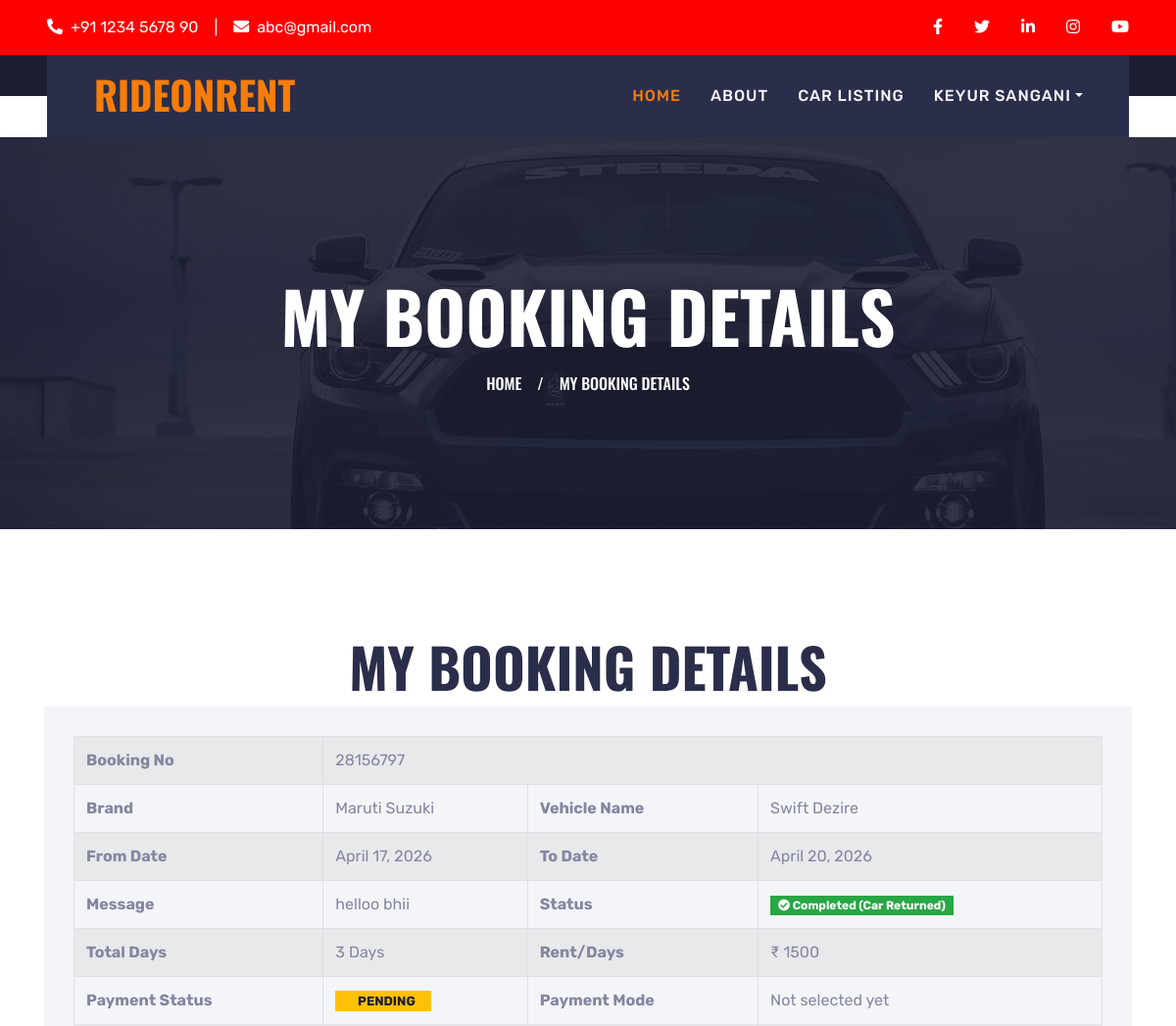
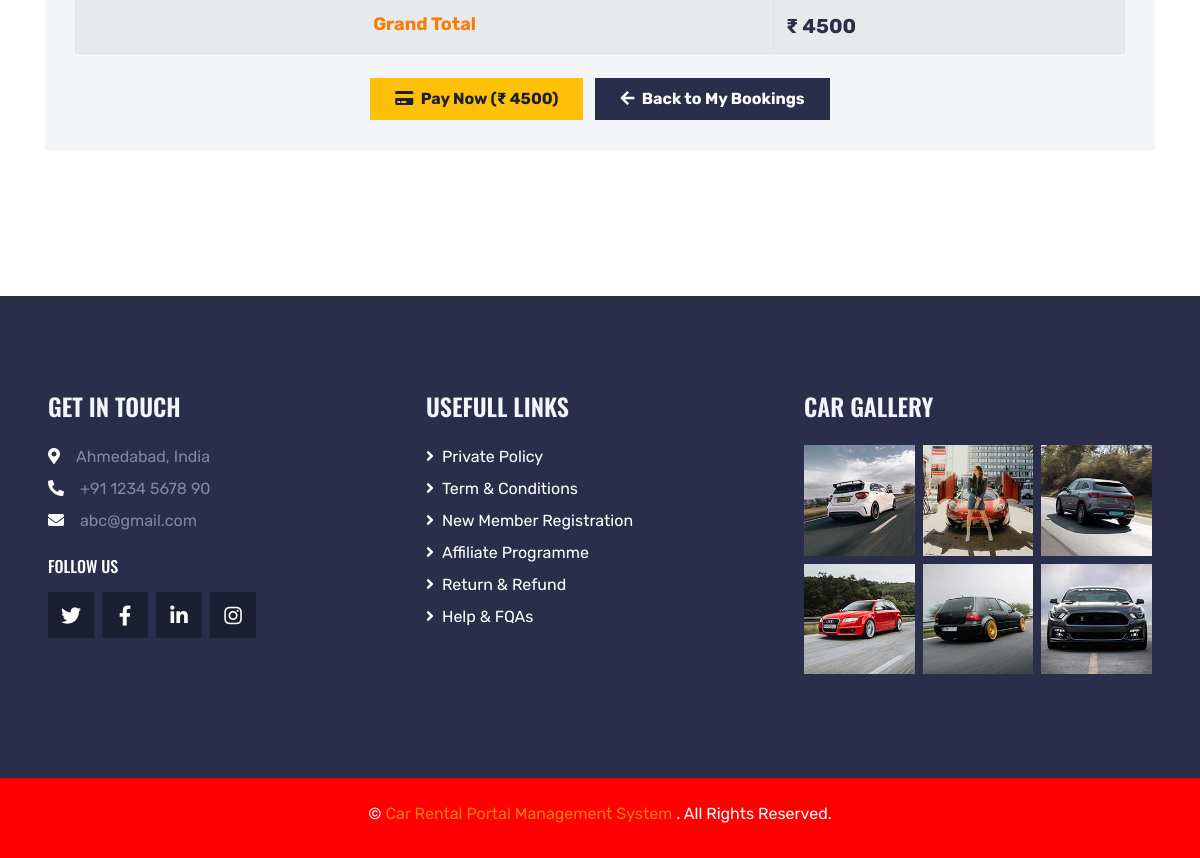
/mybookingDtls/8 (signed in), run on the app's committed database (2 pictures, top to bottom).
### carRental/models.py (models this page shows, shortened)
class Booking(models.Model):
    user = models.ForeignKey(UserDetails, on_delete=models.CASCADE, null=True)
    BookingNumber = models.CharField(max_length=150, null=True)
    VehicleId = models.ForeignKey(Vehicles, on_delete=models.CASCADE, null=True)
    FromDate = models.DateField(null=True)
    ToDate = models.DateField(null=True)
    message = models.CharField(max_length=350, null=True)
    Status = models.CharField(max_length=150, null=True)
    TotalAmount = models.CharField(max_length=150, null=True, blank=True)
    PaymentStatus = models.CharField(max_length=100, default="Pending", null=True, blank=True)
    PaymentMode = models.CharField(max_length=100, null=True, blank=True)
    TransactionId = models.CharField(max_length=150, null=True, blank=True)
    PostingDate = models.DateTimeField(auto_now_add=True)
    LastUpdationDate = models.DateField(null=True)

class Vehicles(models.Model):
    VehiclesTitle = models.CharField(max_length=250, null=True)
    VehiclesBrand = models.ForeignKey(Brands, on_delete=models.CASCADE, null=True)
    VehiclesOverview = models.CharField(max_length=350, null=True)
    PricePerDay = models.CharField(max_length=200, null=True)
    FuelType = models.CharField(max_length=150, null=True)
    ModelYear = models.CharField(max_length=150, null=True)
    SeatingCapacity = models.CharField(max_length=150, null=True)
    Vimage1 = models.FileField(null=True,blank=True)
    Vimage2 = models.FileField(null=True,blank=True)
    Vimage3 = models.FileField(null=True,blank=True)
    Vimage4 = models.FileField(null=True,blank=True)
    Vimage5 = models.FileField(null=True,blank=True)
    AirConditioner = models.CharField(max_length=50, null=True)
    PowerDoorLocks = models.CharField(max_length=50, null=True)
    AntiLockBrakingSystem = models.CharField(max_length=50, null=True)
    BrakeAssist = models.CharField(max_length=50, null=True)
    PowerSteering = models.CharField(max_length=50, null=True)
    DriverAirbag = models.CharField(max_length=50, null=True)
    PassengerAirbag = models.CharField(max_length=50, null=True)
    PowerWindows = models.CharField(max_length=50, null=True)
    CDPlayer = models.CharField(max_length=50, null=True)
    CentralLocking = models.CharField(max_length=50, null=True)
    CrashSensor = models.CharField(max_length=50, null=True)
    LeatherSeats = models.CharField(max_length=50, null=True)
    RegDate = models.DateTimeField(auto_now_add=True)
    UpdationDate = models.DateField(null=True)

class Brands(models.Model):
    BrandName = models.CharField(max_length=100, null=True)
    Creationdate = models.DateTimeField(auto_now_add=True)
    UpdationDate = models.DateField(null=True)

### carRental/views.py (the view)
# urls.py: path('mybookingDtls/<int:pid>', mybookingDtls, name='mybookingDtls'),
def mybookingDtls(request, pid):
    if not request.user.is_authenticated:
        return redirect('user_login')
    booking = Booking.objects.get(id=pid)
    fd = booking.FromDate
    td = booking.ToDate
    totaldays = (td - fd).days if (td and fd) else 1
    if totaldays <= 0:
        totaldays = 1
    grandtotal = int(booking.VehicleId.PricePerDay) * int(totaldays)
    return render(request, 'user/mybookingDtls.html', locals())

### carRental/templates/user/mybookingDtls.html (shortened to what this page needs)
{% extends 'userBase.html' %}
{% block main %}
{% load static %}
{% load custom_filters %}
<div class="container-fluid page-header" xmlns="http://www.w3.org/1999/html">
    <h1 class="display-3 text-uppercase text-white mb-3">My Booking Details</h1>
    <div class="d-inline-flex text-white">
        <h6 class="text-uppercase m-0"><a class="text-white" href="{% url 'userindex' %}">Home</a></h6>
        <h6 class="text-body m-0 px-3">/</h6>
        <h6 class="text-uppercase text-body m-0">My Booking Details</h6>
    </div>
</div>
<div class="container-fluid py-2">
    <div class="container pt-2 pb-3">
        <h1 class="display-4 text-uppercase text-center mb-2">My Booking Details</h1>
        <div class="row">
            <div class="col-lg-12 mb-2">
                <div class="contact-form bg-light mb-4" style="padding: 30px;">
                    <table id="example1" class="table table-bordered table-striped">
                        <tr>
                            <th>Booking No</th>
                            <td colspan="3">{{booking.BookingNumber}}</td>
                        </tr>
                        <tr>
                            <th>Brand</th>
                            <td>{{booking.VehicleId.VehiclesBrand.BrandName}}</td>
                            <th>Vehicle Name</th>
                            <td>{{booking.VehicleId.VehiclesTitle}}</td>
                        </tr>
                        <tr>
                            <th>From Date</th>
                            <td>{{booking.FromDate}}</td>
                            <th>To Date</th>
                            <td>{{booking.ToDate}}</td>
                        </tr>
                        <tr>
                            <th>Message</th>
                            <td>{{booking.message}}</td>
                            <th>Status</th>
                            {% if booking.Status == None %}
                                <td><span class="badge badge-secondary px-2 py-1">Pending Approval</span></td>
                            {% elif booking.Status == 'Confirm' %}
                                <td><span class="badge badge-primary px-2 py-1"><i class="fa fa-check"></i> Confirmed</span></td>
                            {% elif booking.Status == 'Completed' %}
                                <td><span class="badge badge-success px-2 py-1" style="background-color: #28a745;"><i class="fa fa-check-circle"></i> Completed (Car Returned)</span></td>
                            {% elif booking.Status == 'Cancel' %}
                                <td><span class="badge badge-danger px-2 py-1"><i class="fa fa-times"></i> Cancelled</span></td>
                            {% else %}
                                <td>{{booking.Status}}</td>
                            {% endif %}
                        </tr>
                        <tr>
                            <th>Total Days</th>
                            <td>{{ totaldays }} Day{% if totaldays > 1 %}s{% endif %}</td>
                            <th>Rent/Days</th>
                            <td>₹ {{booking.VehicleId.PricePerDay}}</td>
                        </tr>
                        <tr>
                            <th>Payment Status</th>
                            <td>
                                {% if booking.PaymentStatus == 'Paid' %}
                                    <span class="badge badge-success px-3 py-1 font-weight-bold" style="font-size: 13px;"><i class="fa fa-check-circle mr-1"></i> PAID</span>
                                {% elif booking.PaymentStatus == 'Pay on Pickup' %}
                                    <span class="badge badge-info px-3 py-1 font-weight-bold" style="font-size: 13px;"><i class="fa fa-handshake-o mr-1"></i> Pay on Pickup</span>
                                {% else %}
                                    <span class="badge badge-warning px-3 py-1 font-weight-bold text-dark" style="font-size: 13px;"> PENDING</span>
                                {% endif %}
                            </td>
                            <th>Payment Mode</th>
                            <td>{{ booking.PaymentMode|default:"Not selected yet" }}</td>
                        </tr>
                        <tr>
                            <th colspan="3" style="text-align:center; color: #f77d0a; font-size: 18px;">Grand Total</th>
                            <td style="font-size: 20px; font-weight: bold; color: #2b2e4a;">₹ {{grandtotal}}</td>
                        </tr>
                    </table>
                    <div class="mt-4 text-center">
                        {% if booking.PaymentStatus == 'Paid' or booking.PaymentStatus == 'Pay on Pickup' %}
                            <a href="{% url 'bookingInvoice' booking.id %}" class="btn btn-primary font-weight-bold px-3 py-2 mr-2">
                                <i class="fa fa-file-text-o mr-1"></i> View Slip
                            </a>
                            <a href="{% url 'downloadInvoicePDF' booking.id %}" class="btn btn-success font-weight-bold px-3 py-2 mr-2">
                                <i class="fa fa-download mr-1"></i> Download Slip (PDF)
                            </a>
                        {% else %}
                            <a href="{% url 'bookingPayment' booking.id %}" class="btn btn-warning font-weight-bold px-4 py-2 mr-2 text-dark">
                                <i class="fa fa-credit-card mr-1"></i> Pay Now (₹ {{ grandtotal }})
                            </a>
                        {% endif %}
                        <a href="{% url 'myBooking' %}" class="btn btn-secondary font-weight-bold px-4 py-2">
                            <i class="fa fa-arrow-left mr-1"></i> Back to My Bookings
                        </a>
                    </div>
                </div>
            </div>
        </div>
    </div>
</div>
{% endblock %}

### carRental/templates/userBase.html (shortened to what this page needs)
{% load static %}
<!DOCTYPE html>
<html lang="en">
<head>
    <link href="https://cdnjs.cloudflare.com/ajax/libs/font-awesome/5.15.0/css/all.min.css" rel="stylesheet">
    <link href="{% static 'lib/owlcarousel/assets/owl.carousel.min.css' %}" rel="stylesheet">
    <link href="{% static 'lib/tempusdominus/css/tempusdominus-bootstrap-4.min.css' %}" rel="stylesheet" />
    <link href="{% static 'css/bootstrap.min.css' %}" rel="stylesheet">
    <link href="{% static 'css/style.css' %}" rel="stylesheet">
</head>
<body>
    <div class="container-fluid bg-dark py-3 px-lg-5 d-none d-lg-block">
        <div class="row">
            <div class="col-md-6 text-center text-lg-left mb-2 mb-lg-0">
                <div class="d-inline-flex align-items-center">
                    <a class="text-body pr-3" href=""><i class="fa fa-phone-alt mr-2"></i>+91 1234 5678 90</a>
                    <span class="text-body">|</span>
                    <a class="text-body px-3" href=""><i class="fa fa-envelope mr-2"></i>abc@gmail.com</a>
                </div>
            </div>
            <div class="col-md-6 text-center text-lg-right">
                <div class="d-inline-flex align-items-center">
                    <a class="text-body px-3" href="">
                        <i class="fab fa-facebook-f"></i>
                    </a>
                    <a class="text-body px-3" href="">
                        <i class="fab fa-twitter"></i>
                    </a>
                    <a class="text-body px-3" href="">
                        <i class="fab fa-linkedin-in"></i>
                    </a>
                    <a class="text-body px-3" href="">
                        <i class="fab fa-instagram"></i>
                    </a>
                    <a class="text-body pl-3" href="">
                        <i class="fab fa-youtube"></i>
                    </a>
                </div>
            </div>
        </div>
    </div>
    <div class="container-fluid position-relative nav-bar p-0">
        <div class="position-relative px-lg-5" style="z-index: 9;">
            <nav class="navbar navbar-expand-lg bg-secondary navbar-dark py-3 py-lg-0 pl-3 pl-lg-5">
                <a href="" class="navbar-brand">
                    <h1 class="text-uppercase text-primary mb-1">RideOnRent</h1>
                </a>
                <div class="collapse navbar-collapse justify-content-between px-3" id="navbarCollapse">
                    <div class="navbar-nav ml-auto py-0">
                        <a href="{% url 'userindex' %}" class="nav-item nav-link active">Home</a>
                        <a href="{% url 'userabout' %}" class="nav-item nav-link">About</a>
                        <a href="{% url 'usercarlist' %}" class="nav-item nav-link">Car Listing</a>
                        <div class="nav-item dropdown">
                            <a href="#" class="nav-link dropdown-toggle" data-toggle="dropdown">{{request.user.first_name}} {{request.user.last_name}}</a>
                        </div>
                    </div>
                </div>
            </nav>
        </div>
    </div>
{% block main %}
{% endblock %}
    <div class="container-fluid bg-secondary py-5 px-sm-3 px-md-5" style="margin-top: 90px;">
        <div class="row pt-5">
            <div class="col-lg-4 col-md-6 mb-5">
                <h4 class="text-uppercase text-light mb-4">Get In Touch</h4>
                <p class="mb-2"><i class="fa fa-map-marker-alt text-white mr-3"></i>Ahmedabad, India</p>
                <p class="mb-2"><i class="fa fa-phone-alt text-white mr-3"></i>+91 1234 5678 90</p>
                <p><i class="fa fa-envelope text-white mr-3"></i>abc@gmail.com</p>
                <h6 class="text-uppercase text-white py-2">Follow Us</h6>
                <div class="d-flex justify-content-start">
                    <a class="btn btn-lg btn-dark btn-lg-square mr-2" href="#"><i class="fab fa-twitter"></i></a>
                    <a class="btn btn-lg btn-dark btn-lg-square mr-2" href="#"><i class="fab fa-facebook-f"></i></a>
                    <a class="btn btn-lg btn-dark btn-lg-square mr-2" href="#"><i class="fab fa-linkedin-in"></i></a>
                    <a class="btn btn-lg btn-dark btn-lg-square" href="#"><i class="fab fa-instagram"></i></a>
                </div>
            </div>
            <div class="col-lg-4 col-md-6 mb-5">
                <h4 class="text-uppercase text-light mb-4">Usefull Links</h4>
                <div class="d-flex flex-column justify-content-start">
                    <a class="text-body mb-2" href="#"><i class="fa fa-angle-right text-white mr-2"></i>Private Policy</a>
                    <a class="text-body mb-2" href="#"><i class="fa fa-angle-right text-white mr-2"></i>Term & Conditions</a>
                    <a class="text-body mb-2" href="#"><i class="fa fa-angle-right text-white mr-2"></i>New Member Registration</a>
                    <a class="text-body mb-2" href="#"><i class="fa fa-angle-right text-white mr-2"></i>Affiliate Programme</a>
                    <a class="text-body mb-2" href="#"><i class="fa fa-angle-right text-white mr-2"></i>Return & Refund</a>
                    <a class="text-body" href="#"><i class="fa fa-angle-right text-white mr-2"></i>Help & FQAs</a>
                </div>
            </div>
            <div class="col-lg-4 col-md-6 mb-5">
                <h4 class="text-uppercase text-light mb-4">Car Gallery</h4>
                <div class="row mx-n1">
                    <div class="col-4 px-1 mb-2">
                        <a href=""><img class="w-100" src="{% static 'img/gallery-1.jpg' %}" alt=""></a>
                    </div>
                    <div class="col-4 px-1 mb-2">
                        <a href=""><img class="w-100" src="{% static 'img/gallery-2.jpg' %}" alt=""></a>
                    </div>
                    <div class="col-4 px-1 mb-2">
                        <a href=""><img class="w-100" src="{% static 'img/gallery-3.jpg' %}" alt=""></a>
                    </div>
                    <div class="col-4 px-1 mb-2">
                        <a href=""><img class="w-100" src="{% static 'img/gallery-4.jpg' %}" alt=""></a>
                    </div>
                    <div class="col-4 px-1 mb-2">
                        <a href=""><img class="w-100" src="{% static 'img/gallery-5.jpg' %}" alt=""></a>
                    </div>
                    <div class="col-4 px-1 mb-2">
                        <a href=""><img class="w-100" src="{% static 'img/gallery-6.jpg' %}" alt=""></a>
                    </div>
                </div>
            </div>
        </div>
    </div>
    <div class="container-fluid bg-dark py-4 px-sm-3 px-md-5">
        <p class="mb-2 text-center text-body">&copy; <a href="#">Car Rental Portal Management System </a>. All Rights Reserved.</p>
    </div>
</body>
</html>

### data on the page
Booking: BookingNumber "28156797", VehicleId.VehiclesBrand.BrandName "Maruti Suzuki", VehicleId.VehiclesTitle "Swift Dezire", FromDate "April 17, 2026", ToDate "April 20, 2026", message "helloo bhii", VehicleId.PricePerDay "1500", PaymentMode "Not selected yet"

### other printed values
{{ request.user.first_name }} "KEYUR"
{{ request.user.last_name }} "SANGANI"
{{ totaldays }} "3"
{{ grandtotal }} "4500"
